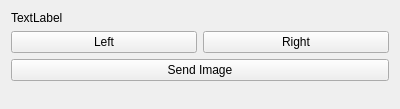
<?xml version="1.0" encoding="UTF-8"?>
<ui version="4.0">
 <class>UDPWidget</class>
 <widget class="QWidget" name="UDPWidget">
  <property name="geometry">
   <rect>
    <x>0</x>
    <y>0</y>
    <width>400</width>
    <height>109</height>
   </rect>
  </property>
  <property name="windowTitle">
   <string>Form</string>
  </property>
  <layout class="QGridLayout" name="gridLayout">
   <item row="1" column="0">
    <widget class="QPushButton" name="btnLeftRotate">
     <property name="text">
      <string>Left</string>
     </property>
    </widget>
   </item>
   <item row="0" column="0" colspan="2">
    <widget class="QLabel" name="lblStatus">
     <property name="text">
      <string>TextLabel</string>
     </property>
    </widget>
   </item>
   <item row="3" column="0" colspan="2">
    <spacer name="verticalSpacer">
     <property name="orientation">
      <enum>Qt::Vertical</enum>
     </property>
     <property name="sizeHint" stdset="0">
      <size>
       <width>20</width>
       <height>40</height>
      </size>
     </property>
    </spacer>
   </item>
   <item row="1" column="1">
    <widget class="QPushButton" name="btnRightRotate">
     <property name="text">
      <string>Right</string>
     </property>
    </widget>
   </item>
   <item row="2" column="0" colspan="2">
    <widget class="QPushButton" name="btnSendImage">
     <property name="text">
      <string>Send Image</string>
     </property>
    </widget>
   </item>
  </layout>
 </widget>
 <resources/>
 <connections/>
</ui>
